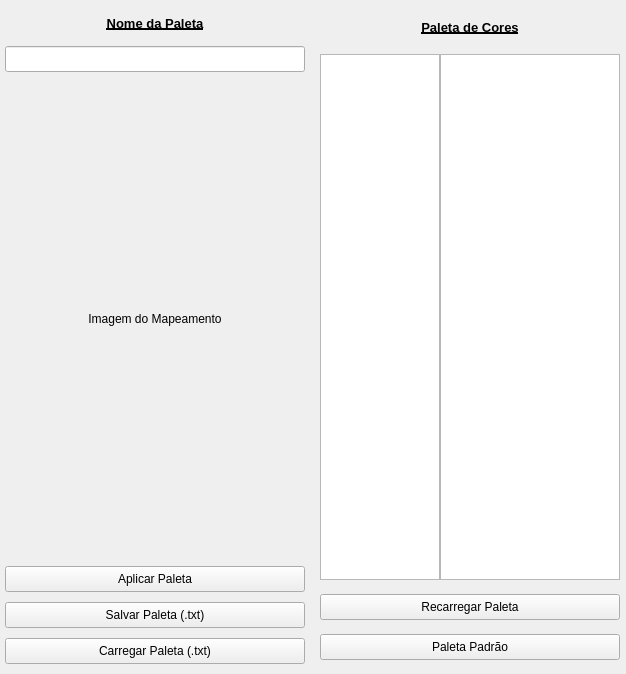
<?xml version="1.0" encoding="UTF-8"?>
<ui version="4.0">
 <class>ColorEditorUI</class>
 <widget class="QWidget" name="ColorEditorUI">
  <property name="geometry">
   <rect>
    <x>0</x>
    <y>0</y>
    <width>626</width>
    <height>674</height>
   </rect>
  </property>
  <property name="minimumSize">
   <size>
    <width>500</width>
    <height>400</height>
   </size>
  </property>
  <property name="maximumSize">
   <size>
    <width>630</width>
    <height>674</height>
   </size>
  </property>
  <property name="windowTitle">
   <string>Zero Palette Editor - Mega Man X8 Demake</string>
  </property>
  <layout class="QHBoxLayout" name="horizontalLayout">
   <property name="spacing">
    <number>10</number>
   </property>
   <property name="sizeConstraint">
    <enum>QLayout::SetDefaultConstraint</enum>
   </property>
   <property name="leftMargin">
    <number>0</number>
   </property>
   <property name="topMargin">
    <number>10</number>
   </property>
   <property name="rightMargin">
    <number>0</number>
   </property>
   <property name="bottomMargin">
    <number>10</number>
   </property>
   <item>
    <layout class="QVBoxLayout" name="leftLayout">
     <property name="sizeConstraint">
      <enum>QLayout::SetDefaultConstraint</enum>
     </property>
     <item>
      <widget class="QLabel" name="nameLabel">
       <property name="sizePolicy">
        <sizepolicy hsizetype="Preferred" vsizetype="Preferred">
         <horstretch>0</horstretch>
         <verstretch>0</verstretch>
        </sizepolicy>
       </property>
       <property name="minimumSize">
        <size>
         <width>150</width>
         <height>20</height>
        </size>
       </property>
       <property name="maximumSize">
        <size>
         <width>300</width>
         <height>26</height>
        </size>
       </property>
       <property name="font">
        <font>
         <pointsize>10</pointsize>
         <bold>true</bold>
         <underline>true</underline>
        </font>
       </property>
       <property name="text">
        <string>Nome da Paleta</string>
       </property>
       <property name="alignment">
        <set>Qt::AlignCenter</set>
       </property>
       <property name="margin">
        <number>0</number>
       </property>
      </widget>
     </item>
     <item>
      <widget class="QLineEdit" name="paletteName">
       <property name="sizePolicy">
        <sizepolicy hsizetype="Preferred" vsizetype="Preferred">
         <horstretch>0</horstretch>
         <verstretch>0</verstretch>
        </sizepolicy>
       </property>
       <property name="minimumSize">
        <size>
         <width>150</width>
         <height>20</height>
        </size>
       </property>
       <property name="maximumSize">
        <size>
         <width>300</width>
         <height>26</height>
        </size>
       </property>
       <property name="focusPolicy">
        <enum>Qt::ClickFocus</enum>
       </property>
       <property name="maxLength">
        <number>50</number>
       </property>
       <property name="alignment">
        <set>Qt::AlignCenter</set>
       </property>
      </widget>
     </item>
     <item>
      <widget class="QLabel" name="imageLabel">
       <property name="maximumSize">
        <size>
         <width>300</width>
         <height>526</height>
        </size>
       </property>
       <property name="text">
        <string>Imagem do Mapeamento</string>
       </property>
       <property name="alignment">
        <set>Qt::AlignCenter</set>
       </property>
      </widget>
     </item>
     <item>
      <widget class="QPushButton" name="applyPaletteButton">
       <property name="sizePolicy">
        <sizepolicy hsizetype="Preferred" vsizetype="Preferred">
         <horstretch>0</horstretch>
         <verstretch>0</verstretch>
        </sizepolicy>
       </property>
       <property name="minimumSize">
        <size>
         <width>150</width>
         <height>20</height>
        </size>
       </property>
       <property name="maximumSize">
        <size>
         <width>300</width>
         <height>26</height>
        </size>
       </property>
       <property name="text">
        <string>Aplicar Paleta</string>
       </property>
      </widget>
     </item>
     <item>
      <widget class="QPushButton" name="savePaletteButton">
       <property name="sizePolicy">
        <sizepolicy hsizetype="Preferred" vsizetype="Preferred">
         <horstretch>0</horstretch>
         <verstretch>0</verstretch>
        </sizepolicy>
       </property>
       <property name="minimumSize">
        <size>
         <width>150</width>
         <height>20</height>
        </size>
       </property>
       <property name="maximumSize">
        <size>
         <width>300</width>
         <height>26</height>
        </size>
       </property>
       <property name="text">
        <string>Salvar Paleta (.txt)</string>
       </property>
      </widget>
     </item>
     <item>
      <widget class="QPushButton" name="loadPaletteButton">
       <property name="sizePolicy">
        <sizepolicy hsizetype="Preferred" vsizetype="Preferred">
         <horstretch>0</horstretch>
         <verstretch>0</verstretch>
        </sizepolicy>
       </property>
       <property name="minimumSize">
        <size>
         <width>150</width>
         <height>20</height>
        </size>
       </property>
       <property name="maximumSize">
        <size>
         <width>300</width>
         <height>26</height>
        </size>
       </property>
       <property name="text">
        <string>Carregar Paleta (.txt)</string>
       </property>
      </widget>
     </item>
    </layout>
   </item>
   <item>
    <layout class="QVBoxLayout" name="rightLayout">
     <property name="sizeConstraint">
      <enum>QLayout::SetDefaultConstraint</enum>
     </property>
     <item>
      <widget class="QLabel" name="paletteLabel">
       <property name="sizePolicy">
        <sizepolicy hsizetype="Preferred" vsizetype="Preferred">
         <horstretch>0</horstretch>
         <verstretch>0</verstretch>
        </sizepolicy>
       </property>
       <property name="minimumSize">
        <size>
         <width>150</width>
         <height>20</height>
        </size>
       </property>
       <property name="maximumSize">
        <size>
         <width>300</width>
         <height>26</height>
        </size>
       </property>
       <property name="font">
        <font>
         <pointsize>10</pointsize>
         <bold>true</bold>
         <underline>true</underline>
        </font>
       </property>
       <property name="text">
        <string>Paleta de Cores</string>
       </property>
       <property name="alignment">
        <set>Qt::AlignCenter</set>
       </property>
      </widget>
     </item>
     <item>
      <layout class="QHBoxLayout" name="horizontalLayout_2" stretch="0,0">
       <property name="spacing">
        <number>0</number>
       </property>
       <property name="sizeConstraint">
        <enum>QLayout::SetDefaultConstraint</enum>
       </property>
       <item>
        <widget class="QListWidget" name="colorList">
         <property name="sizePolicy">
          <sizepolicy hsizetype="Maximum" vsizetype="Maximum">
           <horstretch>0</horstretch>
           <verstretch>0</verstretch>
          </sizepolicy>
         </property>
         <property name="minimumSize">
          <size>
           <width>50</width>
           <height>400</height>
          </size>
         </property>
         <property name="maximumSize">
          <size>
           <width>120</width>
           <height>526</height>
          </size>
         </property>
         <property name="autoScroll">
          <bool>false</bool>
         </property>
         <property name="autoScrollMargin">
          <number>0</number>
         </property>
        </widget>
       </item>
       <item>
        <widget class="QListWidget" name="colorEdit">
         <property name="sizePolicy">
          <sizepolicy hsizetype="Maximum" vsizetype="Maximum">
           <horstretch>0</horstretch>
           <verstretch>0</verstretch>
          </sizepolicy>
         </property>
         <property name="minimumSize">
          <size>
           <width>100</width>
           <height>400</height>
          </size>
         </property>
         <property name="maximumSize">
          <size>
           <width>180</width>
           <height>526</height>
          </size>
         </property>
        </widget>
       </item>
      </layout>
     </item>
     <item>
      <widget class="QPushButton" name="reloadButton">
       <property name="sizePolicy">
        <sizepolicy hsizetype="Preferred" vsizetype="Preferred">
         <horstretch>0</horstretch>
         <verstretch>0</verstretch>
        </sizepolicy>
       </property>
       <property name="minimumSize">
        <size>
         <width>150</width>
         <height>20</height>
        </size>
       </property>
       <property name="maximumSize">
        <size>
         <width>300</width>
         <height>26</height>
        </size>
       </property>
       <property name="text">
        <string>Recarregar Paleta</string>
       </property>
      </widget>
     </item>
     <item>
      <widget class="QPushButton" name="resetButton">
       <property name="sizePolicy">
        <sizepolicy hsizetype="Preferred" vsizetype="Preferred">
         <horstretch>0</horstretch>
         <verstretch>0</verstretch>
        </sizepolicy>
       </property>
       <property name="minimumSize">
        <size>
         <width>150</width>
         <height>20</height>
        </size>
       </property>
       <property name="maximumSize">
        <size>
         <width>300</width>
         <height>26</height>
        </size>
       </property>
       <property name="text">
        <string>Paleta Padrão</string>
       </property>
      </widget>
     </item>
    </layout>
   </item>
  </layout>
 </widget>
 <resources/>
 <connections/>
</ui>
